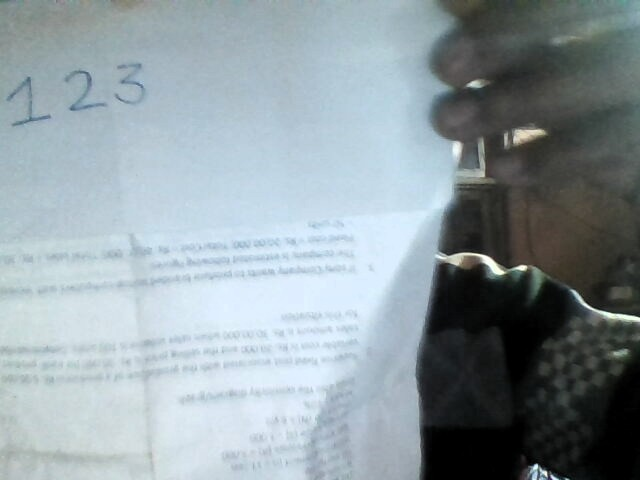
#> input picture 123.jpg, 640 x 480 px
$ python -i preprocessing.py   (imports and definitions only)
#> lines starting #> are read from the running program, lines starting #| are printed output that depends on the picture; pictures that were not available may be replaced by others from this repository, and a replacement may not be noted
import cv2
import numpy as np
import argparse
import csv
import sqlite3
# [47 lines left out: functions skew_correction, rescaleFrame, color_detection, noise_reduction, not called in this run]
def segmentation(img):
    Img = cv2.imread('sample.png',cv2.IMREAD_GRAYSCALE)
    #Invert
    Img = 255 - Img
    #Calculate horizontal projection
    proj = np.sum(Img,1)
    #create output image same height as text,500 px wide
    m= np.max(proj)
    w=500
    result = np.zeros((proj.shape[0],500))
    print(result.shape)
    proj=(proj)*w/m
    c=max(proj)
    r=np.where(proj==c)
    upper = Img[0:r[0][0]-10,:]
    kernel3 = cv2.getStructuringElement(cv2.MORPH_RECT, (3, 3))
    upper = cv2.morphologyEx(upper, cv2.MORPH_DILATE, kernel3)
    cont_upper,_ = cv2.findContours(upper, cv2.RETR_EXTERNAL, cv2.CHAIN_APPROX_SIMPLE)
    lower = Img[r[0][0]+5:,:]
    cont_lower, _  = cv2.findContours(lower, cv2.RETR_EXTERNAL, cv2.CHAIN_APPROX_SIMPLE)
# [16 lines left out: functions sort_contours, det, not called in this run]

'''img=cv2.imread("123.jpg")
img=cv2.cvtColor(img,cv2.COLOR_BGR2GRAY)
cv2.imshow('img2',img)
cv2.waitKey(0)
ret2,th2 = cv2.threshold(img,0,255,cv2.THRESH_BINARY+cv2.THRESH_OTSU)
blur = cv2.GaussianBlur(img,(5,5),0)
ret3,th3 = cv2.threshold(blur,0,255,cv2.THRESH_BINARY+cv2.THRESH_OTSU)
cv2.imshow('d',th3)
cv2.waitKey(0)
kernel=np.ones((5,5),np.uint8)
closing = cv2.morphologyEx(img, cv2.MORPH_CLOSE, kernel)
cv2.imshow('d',closing)
cv2.waitKey(0)
# [30 lines of commented-out code are left out]
'''

>>> import cv2
>>> picture = cv2.imread('123.jpg', cv2.IMREAD_GRAYSCALE)
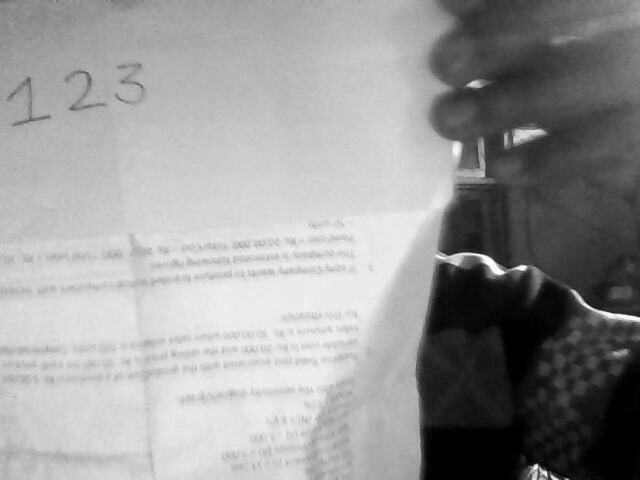
#> picture: shape (480, 640); min 0, max 255, mean 152.2
>>> result = segmentation(picture)
#> in segmentation, `Img = 255 - Img`:
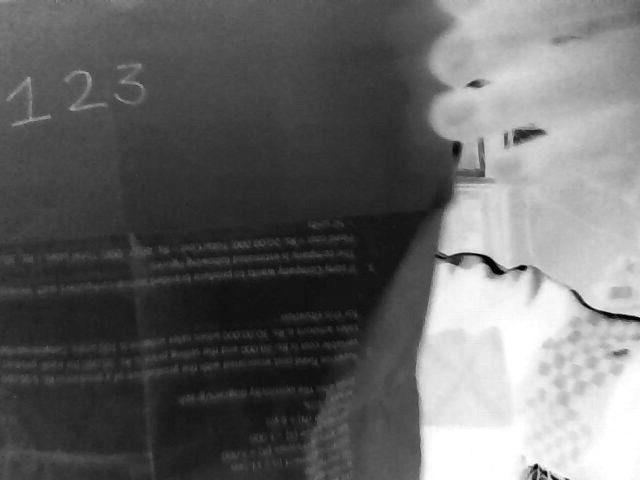
#> Img: shape (480, 640); min 0, max 255, mean 102.8
#> in segmentation, `proj = np.sum(Img,1)`: proj = 480 values, max 80475 at index 458, min 53482 at index 268, mean 65820.8
#> in segmentation, `m= np.max(proj)`: m = 80475
#| (480, 500)
#> in segmentation, `proj=(proj)*w/m`: proj = 480 values, max 500 at index 458, min 332.3 at index 268, mean 409
#> in segmentation, `c=max(proj)`: c = 500
#> in segmentation, `r=np.where(proj==c)`: r = ([458],)
#> in segmentation, `upper = Img[0:r[0][0]-10,:]`:
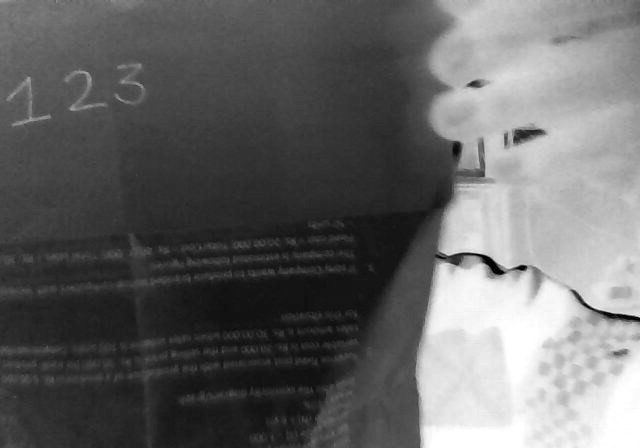
#> upper: shape (448, 640); min 0, max 255, mean 101.5
#> in segmentation, `cont_upper,_ = cv2.findContours(upper, cv2.RETR_EXTERNAL, cv2.CHAIN_AP..`: cont_upper = [[[0, 0], [0, 447], [639, 447], [639, 0]]]
#> in segmentation, `cont_lower, _  = cv2.findContours(lower, cv2.RETR_EXTERNAL, cv2.CHAIN_..`: cont_lower = [[[0, 0], [0, 16], [639, 16], [639, 0]]]

$ run again, on 1252.jpg
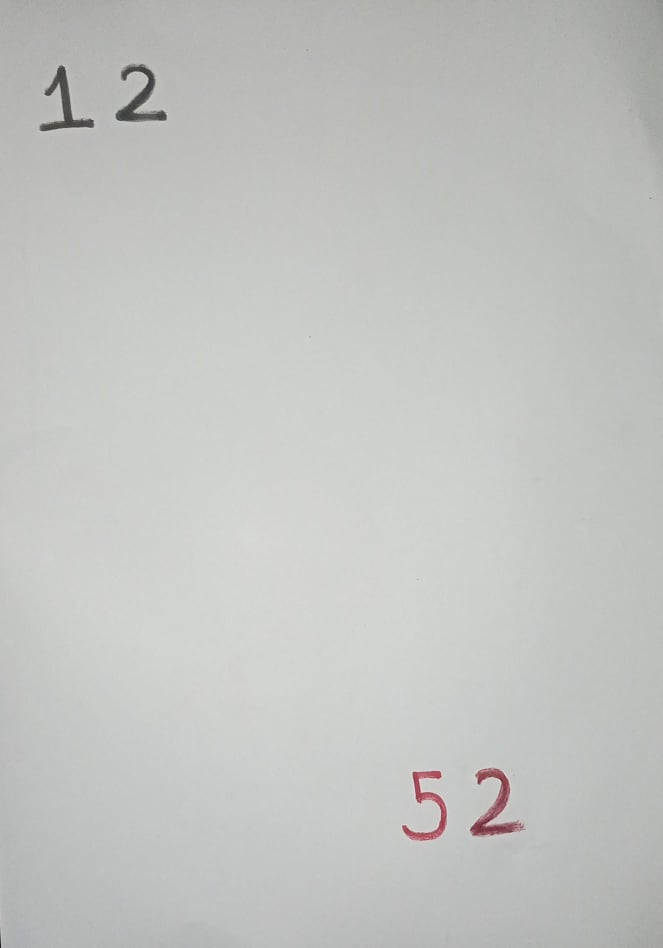
#> input picture 1252.jpg, 663 x 948 px
#> in segmentation, `Img = 255 - Img`:
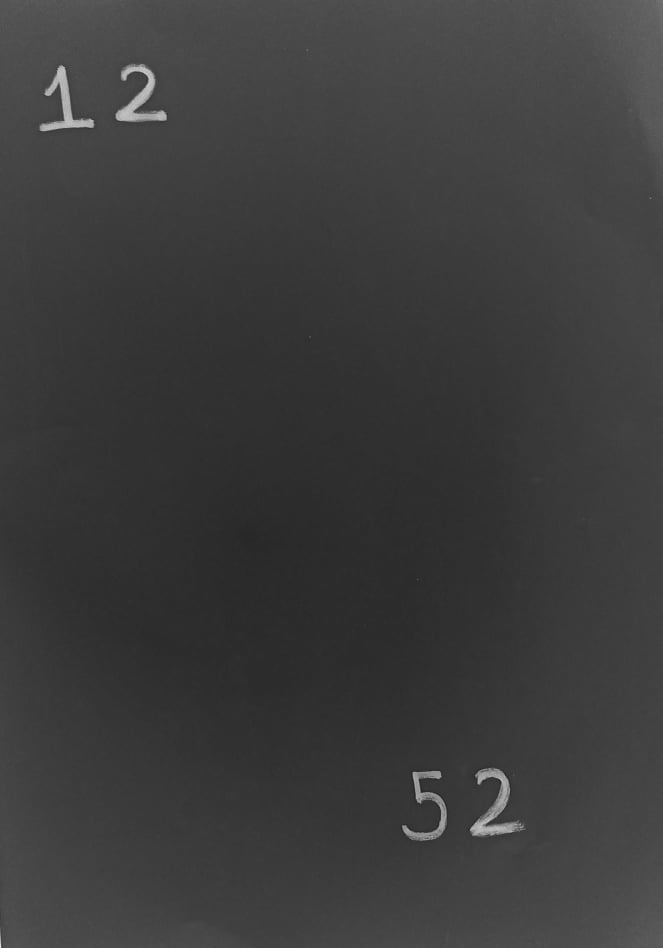
#> Img: shape (948, 663); min 30, max 226, mean 60.1
#> in segmentation, `proj = np.sum(Img,1)`: proj = 948 values, max 54753 at index 0, min 32474 at index 544, mean 39832.3
#> m = 54753
#| (948, 500)
#> in segmentation, `proj=(proj)*w/m`: proj = 948 values, max 500 at index 0, min 296.5 at index 544, mean 363.7
#> c = 500
#> r = ([0],)
#> cont_upper = [[[0, 0], [0, 937], [662, 937], [662, 0]]]
#> cont_lower = [[[0, 0], [0, 942], [662, 942], [662, 0]]]

$ run again, on 41.jpg
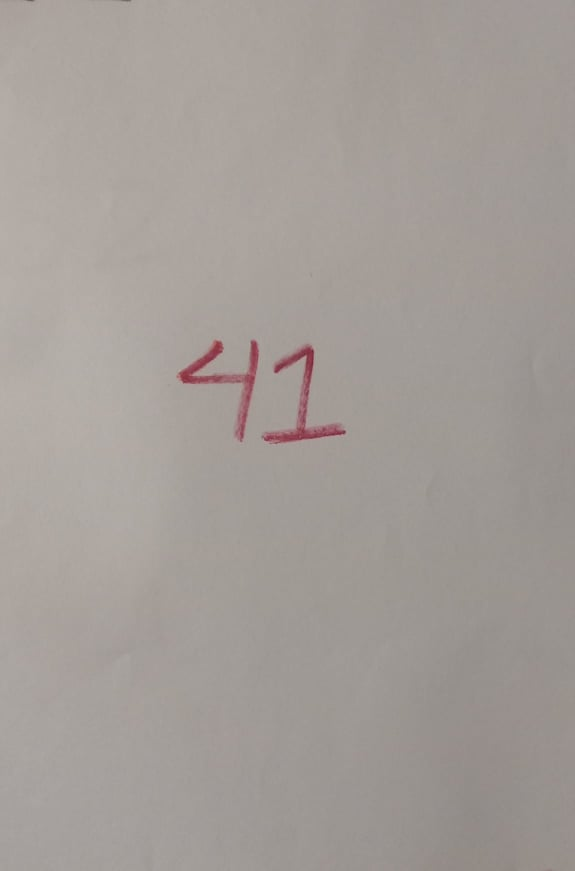
#> input picture 41.jpg, 575 x 871 px
#> in segmentation, `Img = 255 - Img`:
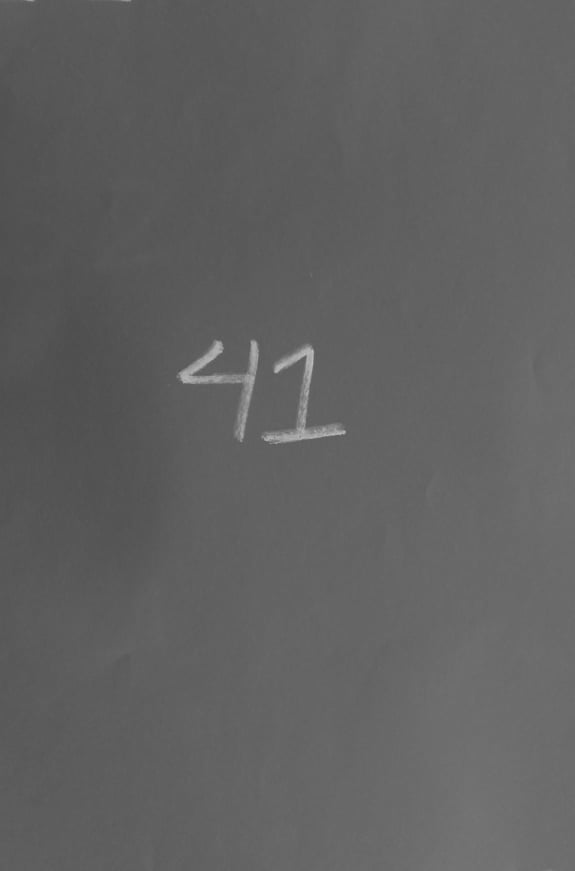
#> Img: shape (871, 575); min 77, max 199, mean 96.5
#> in segmentation, `proj = np.sum(Img,1)`: proj = 871 values, max 59379 at index 870, min 52570 at index 207, mean 55503.5
#> m = 59379
#| (871, 500)
#> in segmentation, `proj=(proj)*w/m`: proj = 871 values, max 500 at index 870, min 442.7 at index 207, mean 467.4
#> c = 500
#> r = ([870],)
#> cont_upper = [[[0, 0], [0, 859], [574, 859], [574, 0]]]
#> lower = empty array
#> cont_lower = []
